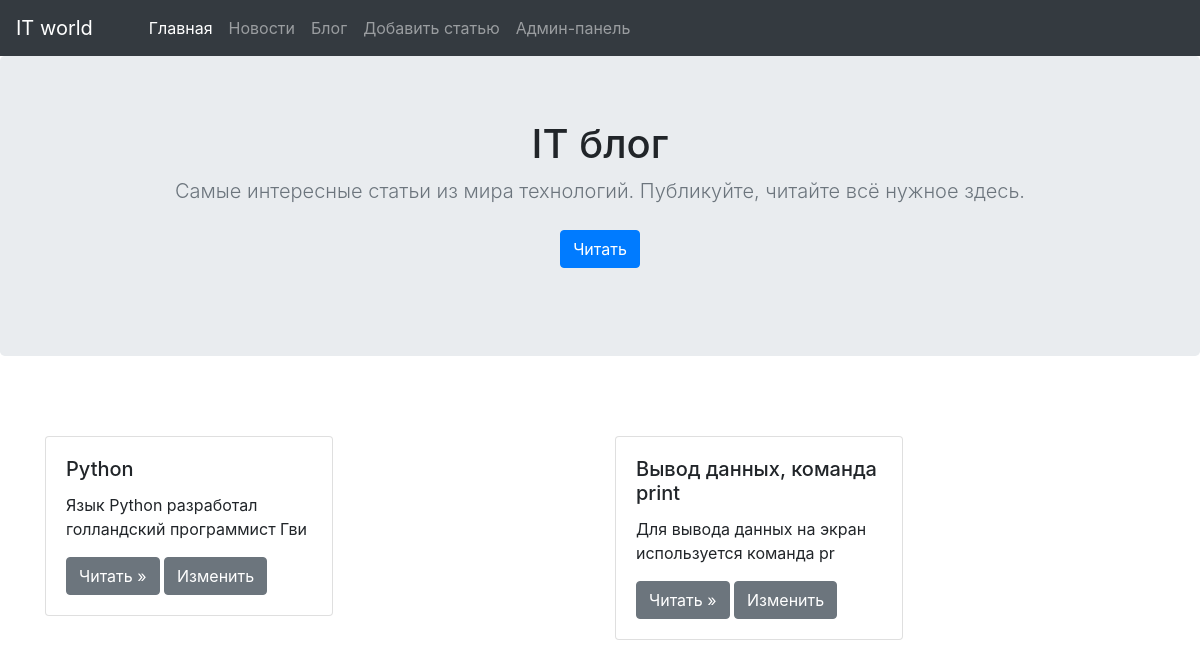
Page /blog on the committed database.
### app.py (models this page shows, shortened)
class Article(db.Model):
    id = db.Column(db.Integer, primary_key=True)
    category_id = db.Column(db.Integer, db.ForeignKey('category.id'))
    title = db.Column(db.String(50), nullable = False, unique = True)
    introduction = db.Column(db.String(100), nullable = False)
    text = db.Column(db.Text(), nullable = False)
    pub_date = db.Column(db.DateTime, default = datetime.utcnow)

### app.py (the view)
@app.route('/blog')
def blog():
    category = Category.query.filter_by(name='Блог').first()
    articles = Article.query.filter_by(category_id=category.id)
    return render_template('blog.html', articles=articles )

### templates/blog.html (shortened to what this page needs)
{% extends 'base.html'%}
{% block content%}
<main class="main">
    <section class="jumbotron text-center">
        <div class="container">
        <h1 class="jumbotron-heading">IT блог</h1>
        <p class="lead text-muted">
            Самые интересные статьи из мира технологий.
            Публикуйте, читайте всё нужное здесь.
        </p>
            <p id="menu">
                <a href="#anchor" class="btn btn-primary my-2">Читать</a>
            </p>
        </div>
    </section>
    <div class="album py-5">
        <div class="container">
            {% if articles  %}
                <div class="row" id="anchor">
                    {% for article in articles %}
                        <div class="col md-5">
                            <div class="card" style="width: 18rem;">
                                <div class="card-body">
                                    <h5 class="card-title">{{ article.title}}</h5>
                                        <p class="card-text">{{ article.introduction[:50].strip()}}</p>
                                        <a class="btn btn-secondary"
                                            href="{{ url_for('detailed_post', article_id=article.id) }}"
                                            role="button">Читать »
                                        </a>
                                        <a href="{{ url_for('edit_post', article_id=article.id) }}" class="btn btn-secondary">Изменить</a>
                                </div>
                            </div>
                        </div>
                    {% endfor%}
                </div>
            {% else %}
                <h2>Статей на сайте нет!</h2>
            {% endif %}
      </div>
    </div>
  </main>
{%endblock%}

### rows in the picture
Article: title "Python", introduction "Язык Python разработал голландский программист Гви"
Article: title "Вывод данных, команда print", introduction "Для вывода данных на экран используется команда pr"
